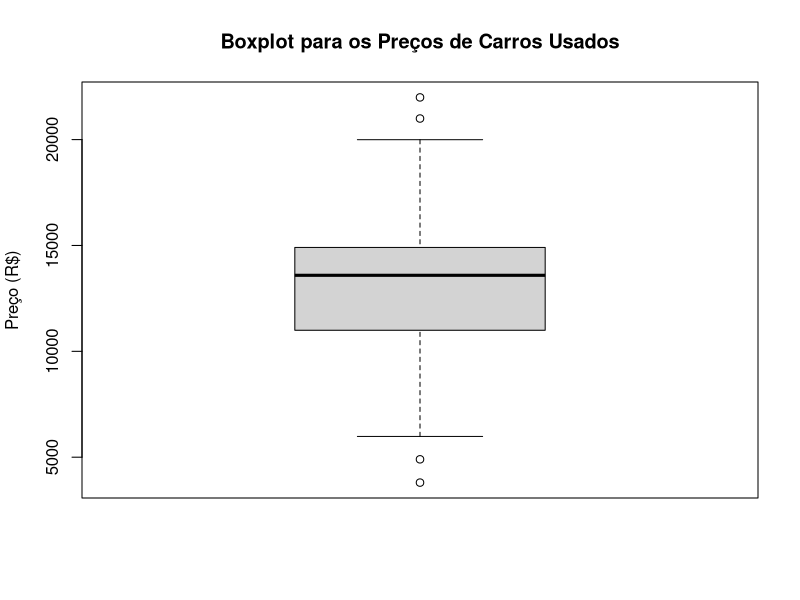
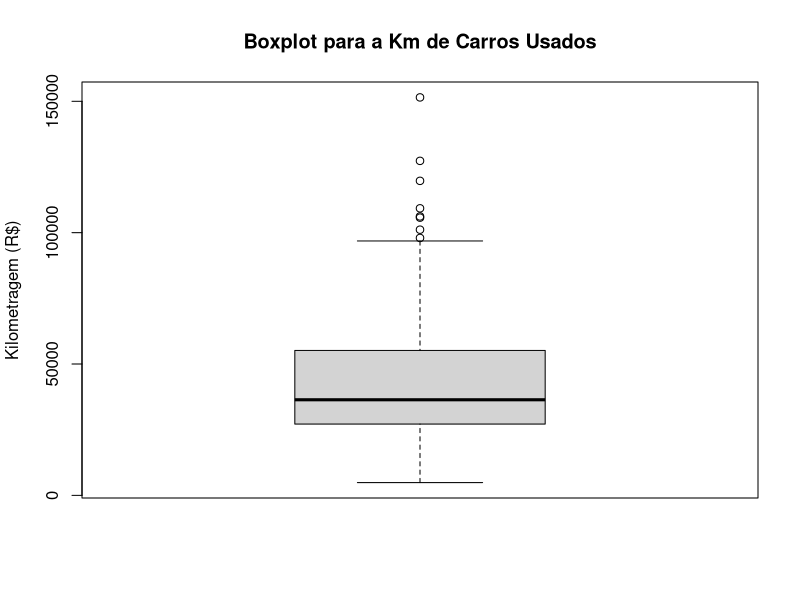
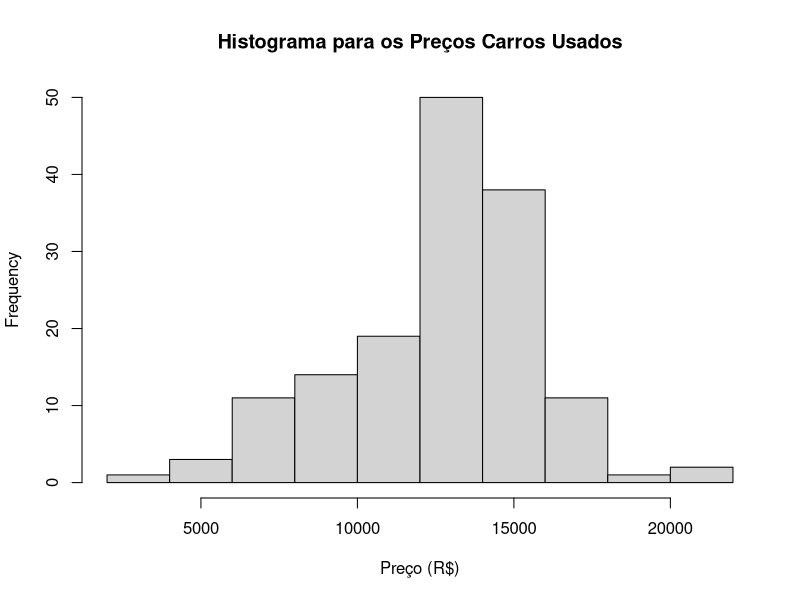
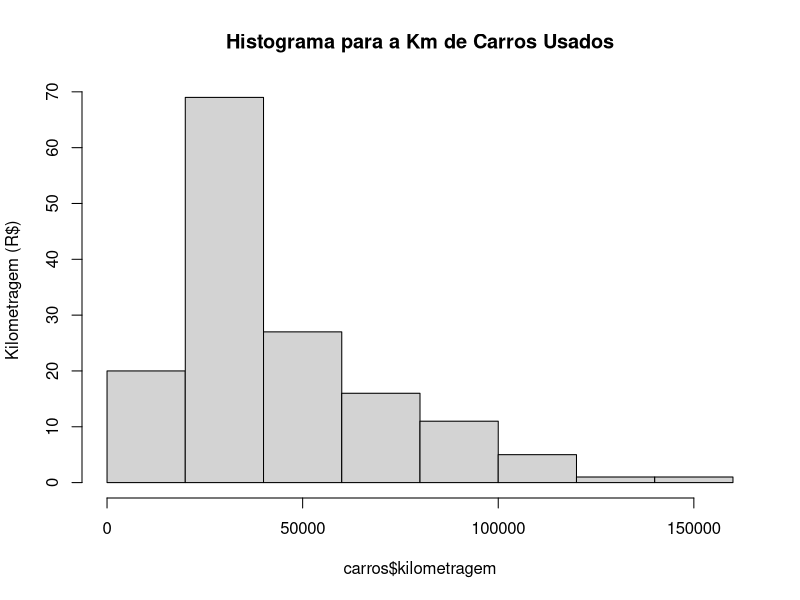
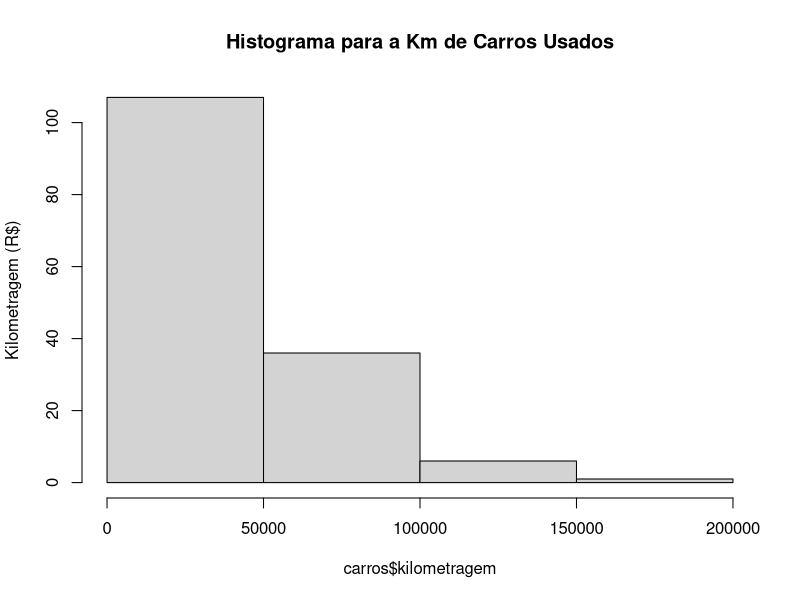
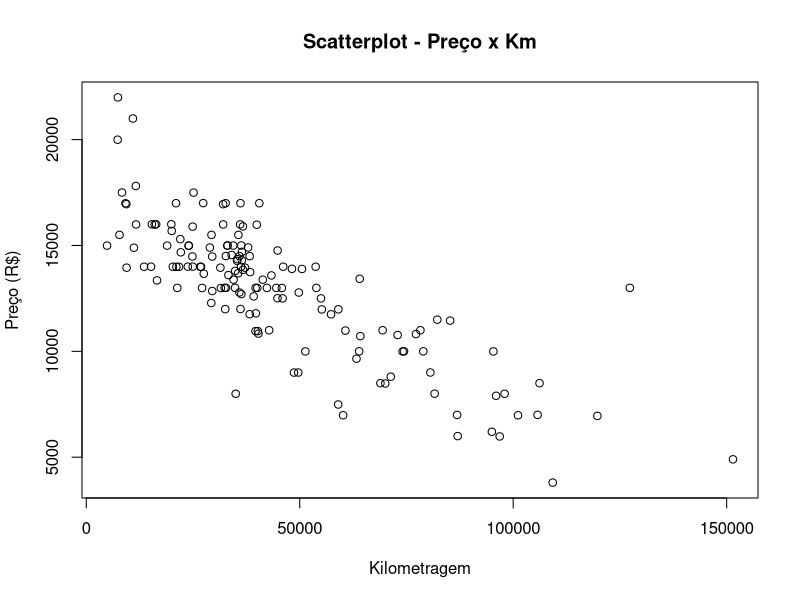

Recreate these plots in R, in order.
# Análise Exploratória de Dados

# Carregando o pacote readr
library(readr)

# Carregando o dataset
carros <- read_csv("carros-usados.csv")

# Resumo dos dados
View(carros)
str(carros)

# Medidas de Tendência Central
summary(carros$ano)

summary(carros[c('preco', 'kilometragem')])


##### Análise Exploratória de Dados Para Variáveis Numéricas ##### 

# Usando as funções
mean(carros$preco)
median(carros$preco)
quantile(carros$preco)
quantile(carros$preco, probs = c(0.01, 0.99))
quantile(carros$preco, seq( from = 0, to = 1, by = 0.20))
IQR(carros$preco) #Diferença entre Q3 e Q1
range(carros$preco)
diff(range(carros$preco))

# Plot

# Boxplot
# Leitura de Baixo para Cima - Q1, Q2 (Mediana) e Q3
boxplot(carros$preco, main = "Boxplot para os Preços de Carros Usados", ylab = "Preço (R$)")
boxplot(carros$kilometragem, main = "Boxplot para a Km de Carros Usados", ylab = "Kilometragem (R$)")

# Histograma
# Indicam a frequência de valores dentro de cada bin (classe de valores)
hist(carros$preco, main = "Histograma para os Preços Carros Usados", xlab = "Preço (R$)")
hist(carros$kilometragem, main = "Histograma para a Km de Carros Usados", ylab = "Kilometragem (R$)")
hist(carros$kilometragem, main = "Histograma para a Km de Carros Usados", breaks = 5, ylab = "Kilometragem (R$)")

# Scatterplot Preço x Km
# Usando o preço como variável dependente (y)
plot(x = carros$kilometragem, y = carros$preco,
     main = "Scatterplot - Preço x Km",
     xlab = "Kilometragem",
     ylab = "Preço (R$)")

# Medidas de Dispersão
# Ao interpretar a variância, números maiores indicam que 
# os dados estão espalhados mais amplamente em torno da 
# média. O desvio padrão indica, em média, a quantidade 
# de cada valor diferente da média.
var(carros$preco)
sd(carros$preco)
var(carros$kilometragem)
sd(carros$kilometragem)


##### Análise Exploratória de Dados Para Variáveis Categóricas ##### 

# Criando tabelas de contingência - representam uma única variável categórica
# Lista as categorias das variáveis nominais
?table
str(carros)
table(carros$cor) #contagem das cores
table(carros$modelo) #contagem dos modelos
str(carros)

# Calculando a proporção de cada categoria
model_table <- table(carros$modelo)
prop.table(model_table)

# Arrendondando os valores
model_table <- table(carros$modelo)
model_table <- prop.table(model_table) * 100
round(model_table, digits = 1)

# Criando uma nova variável indicando cores conservadoras 
# (que as pessoas compram com mais frequência)
head(carros)
carros$conserv <- carros$cor %in% c("Preto", "Cinza", "Prata", "Branco") #passa um vetor com os atributos desejados
head(carros)

# Checando a variável
table(carros$conserv)
prop.table(table(carros$conserv))*100

# Verificando o relacionamento entre 2 variáveis categóricas
# Criando uma crosstable 
# Tabelas de contingência fornecem uma maneira de exibir 
# as frequências e frequências relativas de observações 
# (lembra do capítulo de Estatística?), que são classificados 
# de acordo com duas variáveis categóricas. Os elementos de 
# uma categoria são exibidas através das colunas; 
# os elementos de outra categoria são exibidas sobre as linhas.
install.packages("gmodels")
library(gmodels)
?CrossTable
CrossTable(x = carros$modelo, y = carros$conserv)


## Teste do Qui-quadrado

# Qui Quadrado, simbolizado por χ2 é um teste de 
# hipóteses que se destina a encontrar um valor da 
# dispersão para duas variáveis nominais, avaliando a 
# associação existente entre variáveis qualitativas.

# É um teste não paramétrico, ou seja, não depende dos 
# parâmetros populacionais, como média e variância.

# O princípio básico deste método é comparar proporções, 
# isto é, as possíveis divergências entre as frequências 
# observadas e esperadas para um certo evento.
# Evidentemente, pode-se dizer que dois grupos se 
# comportam de forma semelhante se as diferenças entre 
# as frequências observadas e as esperadas em cada 
# categoria forem muito pequenas, próximas a zero.

# Ou seja, Se a probabilidade é muito baixa, ele fornece 
# fortes evidências de que as duas variáveis estão 
# associadas.

CrossTable(x = carros$modelo, y = carros$conserv, chisq = TRUE)
chisq.test(x = carros$modelo, y = carros$conserv)


# Trabalhamos com 2 hipóteses:
# Hipótese nula: As frequências observadas não são diferentes das frequências esperadas.
# Não existe diferença entre as frequências (contagens) dos grupos.
# Portanto, não há associação entre os grupos

# Hipótese alternativa: As frequências observadas são diferentes das frequências esperadas, 
# portanto existe diferença entre as frequências.
# Portanto, há associação entre os grupos.


# Neste caso, o valor do Chi = 0.15  
# E graus de liberdade (df) = 2
# Portanto, não há associação entre os grupos
# O valor alto do p-value confirma esta conclusão.
